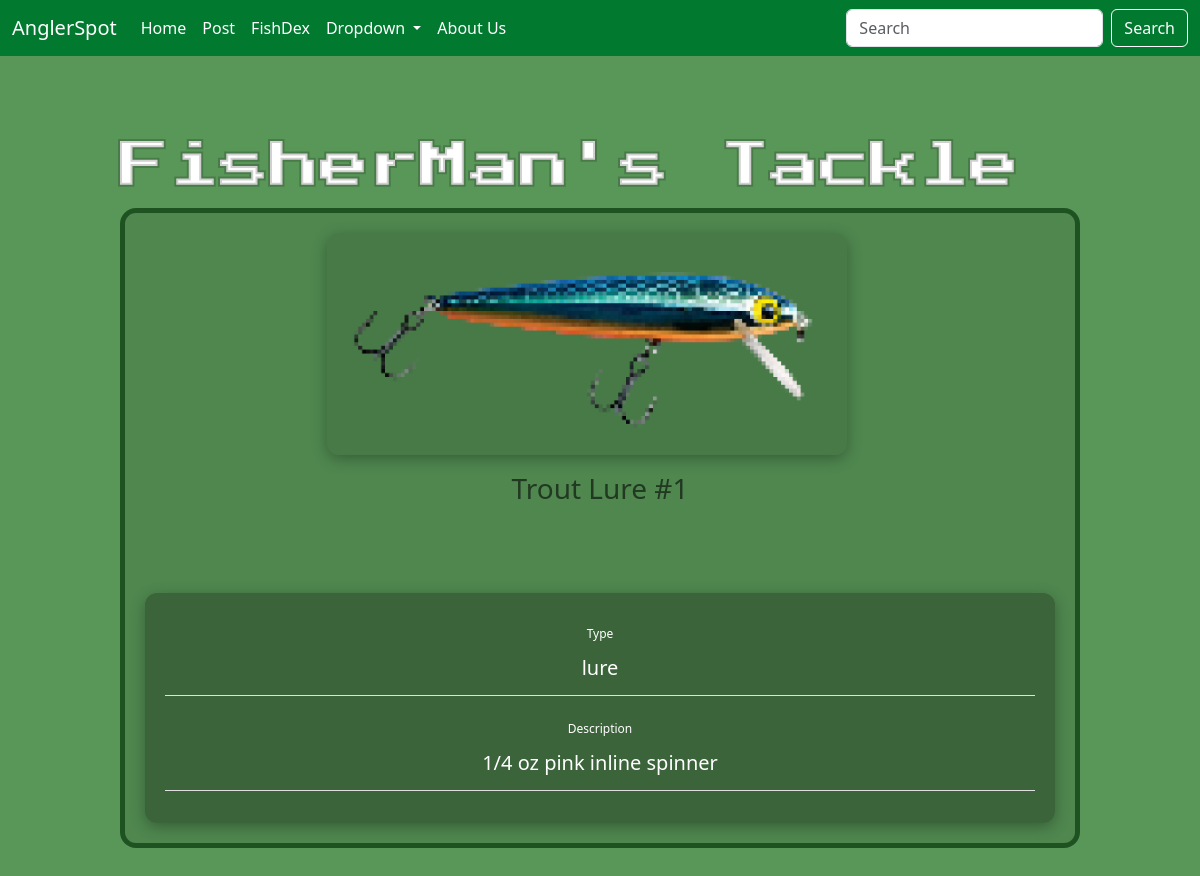
Before: /tackle_detail/lure/5/ (signed in) with the older database file.
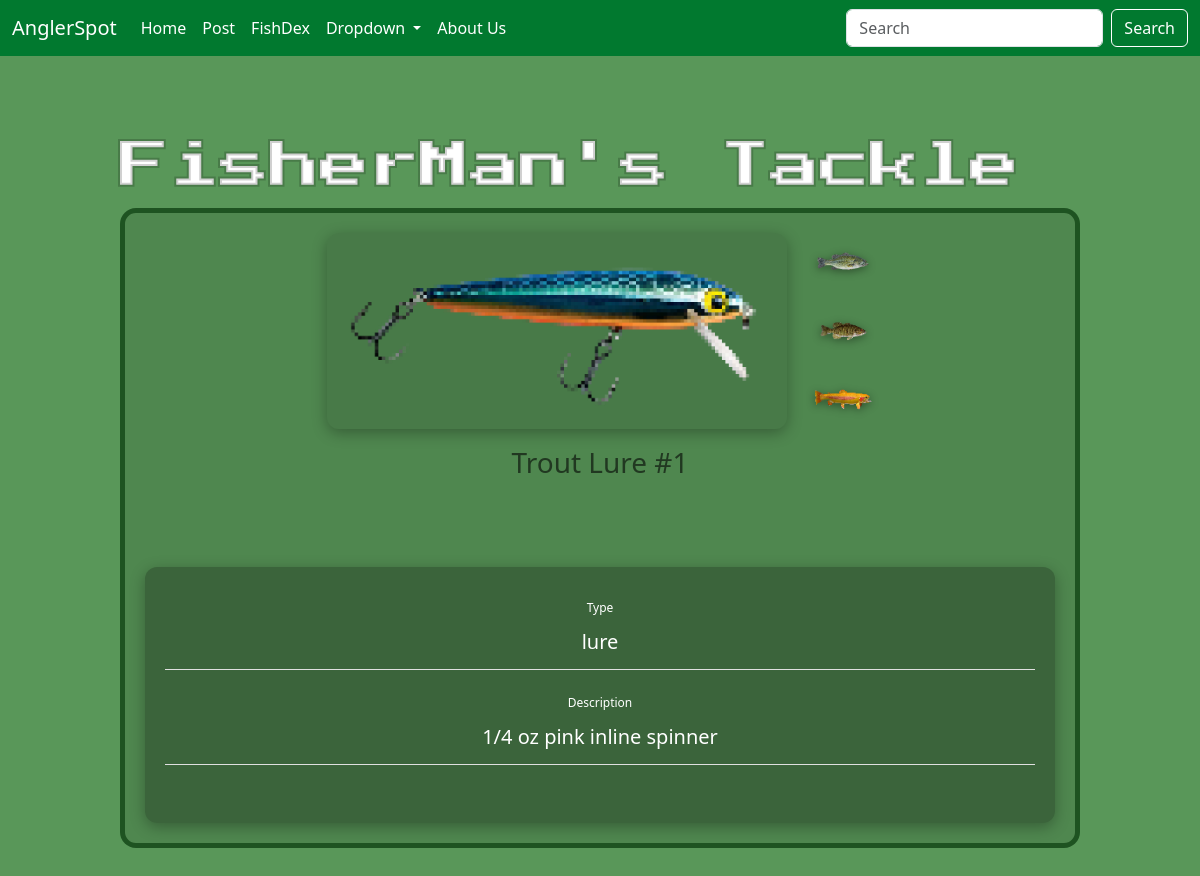
After: the same page with the newer database file.
### angler/models/fish.py (models this page shows, shortened)
class FishEntry(models.Model):
    fish = models.ForeignKey(Fish, on_delete=models.CASCADE)
    fish_dex = models.ForeignKey(FishDex, on_delete=models.CASCADE)
    entry_weight = models.DecimalField(max_digits=5, decimal_places=1)
    entry_length = models.DecimalField(max_digits=5, decimal_places=2)
    fish_dex_image = models.ImageField(upload_to='fishdex_img/', blank=True)
    tackle = models.ForeignKey(RodAndReel, null=True, blank=True, on_delete=models.SET_NULL)
    lure = models.ForeignKey(Lure, null=True, blank=True, on_delete=models.SET_NULL)
    caught_at = models.DateTimeField(auto_now=True)
    class Meta:
        unique_together = ('fish', 'fish_dex')

class Fish(models.Model):
    name = models.CharField(max_length=100, unique=True)
    fish_group = models.CharField(max_length=100, blank=True) #i.e bass is the group and the fish name would be large mouth bass
    weight = models.DecimalField(max_digits=5, decimal_places=1) # i.e 1230.9
    length = models.DecimalField(max_digits=5, decimal_places=2) # standard unnit will be inches (form will accept feet and or inches then convert to inches) i.e 234.43
    shiny = models.BooleanField(default=False)
    fish_avatar = models.ImageField(upload_to=content_file_name) #will be stock image for type of fish

### angler/views/tackle.py (the view)
# urls.py: path('tackle_detail/<str:tackle_type>/<int:tackle_id>/', TackleDetailView.as_view(), name='tackle_detail'),
class TackleDetailView(LoginRequiredMixin, View):
    login_url = '/login'
    def get(self, request, tackle_type, tackle_id):
        if tackle_type == 'lure':
            tackle_obj = get_object_or_404(Lure, id=tackle_id)
            fish_entries = FishEntry.objects.filter(lure=tackle_obj)
        elif tackle_type == 'rod':
            tackle_obj = get_object_or_404(RodAndReel, id=tackle_id)
            fish_entries = FishEntry.objects.filter(tackle=tackle_obj)
        else:
            raise ValueError('Invalid tackle type')
        context = {'tackle_obj': tackle_obj,
                    'tackle_type':tackle_type,
                    'fish_entries':fish_entries}
        print(f"{tackle_type}.png")
        return render(request, 'angler/tackle/detail.html',context)

### angler/models/user.py (called while the page is built)
    @property
    def get_profile_name(self):
        return Profile.objects.get(user=self).profile_name

### angler/templates/angler/tackle/detail.html (shortened to what this page needs)
{% extends 'angler/base.html'%}
{% load static %}
{% block content %}
 <h2 class="section-title-detail">{{ tackle_obj.user.get_profile_name }}'s Tackle</h2>
 <div class="practice-box2" >
    <div class="detail-container">
        <div class="detail-header">
            <div class="detail-img-wrapper">
                <img class="detail-img" src="{% static 'icons/'|add:tackle_type|add:'.png' %}"/>
                <div class="detail-img-actions">
                    {% for entry in fish_entries %}
                        <a href="{% url 'fishdex_detail' entry.fish_dex.id entry.id %}">
                            <img src="{{ entry.fish.fish_avatar.url }}" alt="action 1" class="detail-action-icon" />
                        </a>
                    {% endfor %}
                </div>
            </div>
            <div class="detail-header-text">
                <span class="detail-name">{{ tackle_obj.name }}</span>
            </div>
        </div>
         <br>
         <div class="detail-fields-wrapper">
             <div class="detail-fields">
                {% if tackle_type == 'rod'%}
                    <div class="field-row">
                        <span class="field-label">Reel</span>
                        <span class="field-value">{{ tackle_obj.reel_type }}</span>
                    </div>
                    <div class="field-row">
                        <span class="field-label">Rod Action</span>
                        <span class="field-value">{{ tackle_obj.rod_action }}</span>
                    </div>
                    <div class="field-row">
                        <span class="field-label">Rod Length</span>
                        <span class="field-value">{{ tackle_obj.rod_length }}ft.</span>
                    </div>
                    <div class="field-row">
                        <span class="field-label">Main Line</span>
                        <span class="field-value">{{ tackle_obj.line }}</span>
                    </div>
                    <div class="field-row">
                        <span class="field-label">Line lb</span>
                        <span class="field-value">{{ tackle_obj.line_pound }}lbs.</span>
                    </div>
                    <div class="field-row">
                        <span class="field-label">Line Length</span>
                        <span class="field-value">{{ tackle_obj.line_length }}yds.</span>
                    </div>
                    <div class="field-row">
                        <span class="field-label">Leader Line</span>
                        <span class="field-value">{{ tackle_obj.leader }}</span>
                    </div>
                    <div class="field-row">
                        <span class="field-label">Leader lb</span>
                        <span class="field-value">{{ tackle_obj.leader_line_pound }}lbs.</span>
                    </div>
                    <div class="field-row">
                        <span class="field-label">Leader Length</span>
                        <span class="field-value">{{ tackle_obj.leader_length }}ft.</span>
                    </div>
                {% else %}
                    <div class="field-row field-full">
                        <span class="field-label">Type</span>
                        <span class="field-value">{{ tackle_obj.lure_type }}</span>
                    </div>
                    <div class="field-row field-row field-full">
                        <span class="field-label">Description</span>
                        <span class="field-value">{{ tackle_obj.description }}</span>
                    </div>
                {% endif %}
            </div>
        </div>
    </div>
</div>
{% endblock %}

Changed rows visible on the page:
now on this page (row edited): FishEntry: fish.fish_avatar (picture)
now on this page (row edited): FishEntry: fish.fish_avatar (picture)
added FishEntry: fish.fish_avatar (picture)
